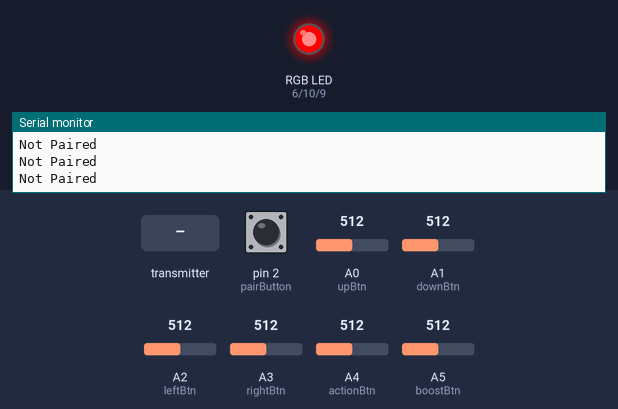
Recording of a program running on a simulated Arduino Nano, built with avr-gcc and run on an emulated ATmega328P. Shown: an RGB LED mixed from three pins (HIGH = lit), the last lines printed to the serial monitor. The inputs (shaded band) are chosen by the test bench; at power-on: pin 2 (pairButton) HIGH, A0 (upBtn) = 512, A1 (downBtn) = 512, A2 (leftBtn) = 512, A3 (rightBtn) = 512, A4 (actionBtn) = 512, A5 (boostBtn) = 512. No radio packets arrive unless stated.

Above: at 1.2 s.
1.3 s: pin 2 (pairButton) pulled LOW for 0.15 s
At 1.6 s:
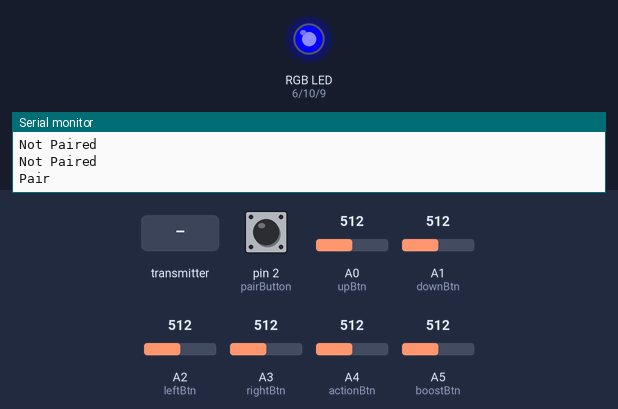
2.9 s: the transmitter starts sending id = 0
At 3.3 s:
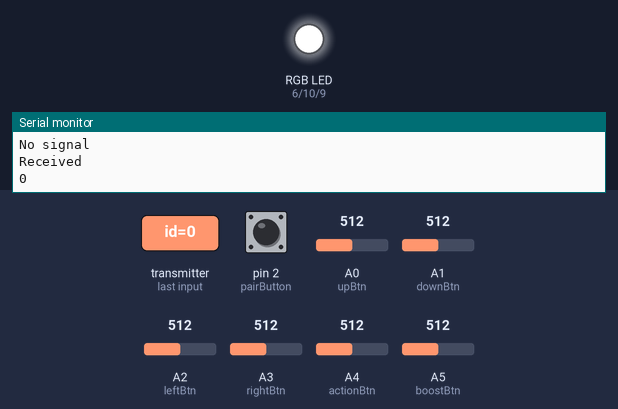
4.4 s: pin 2 (pairButton) pulled LOW for 3.2 s
At 4.8 s:
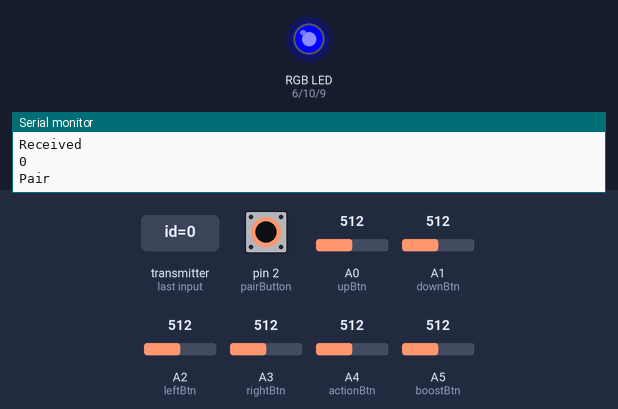
Timing chart, 0 to 9.5 s (numbered marks = the images above; inputs shaded):
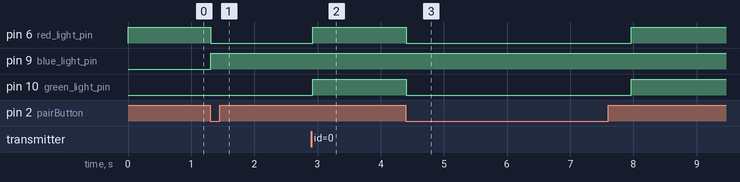

The program:

main.cpp
```cpp
#include <Arduino.h>
#include <SPI.h>
#include <nRF24L01.h>
#include <RF24.h>

//Radio Setup
RF24 radio(7, 8);  // CE, CSN
byte sAddresses[][6] = {"BasT","BasR"};

const bool autoPair = true;

//Radio Pair
typedef struct{
  int id = 0; // Each student will receive a id number
  bool paired = false;
}
pair;
pair pairData;


// Controller Ports
int leftBtn = A2;
bool leftValue = 0;
int rightBtn = A3;
bool rightValue = 0;
int upBtn = A0;
bool upValue = 0;
int downBtn = A1;
bool downValue = 0;

int actionBtn = A4;
bool actionValue = 0;
int boostBtn = A5;
bool boostValue = 0;

int leftSpeed = 0;
int rightSpeed = 0;

int red_light_pin= 6;
int green_light_pin = 10;
int blue_light_pin = 9;

int pairButton= 2;
boolean pairbuttonState;

//Controller Data
typedef struct{
  int leftSpeed = 90;   /*These values will be used as the initial values*/
  int rightSpeed = 90;
  bool leftTrigger = 0;
  bool rightTrigger = 0;
}
ctrl;
ctrl ctrlData;

void RGB_color(int red_light_value, int green_light_value, int blue_light_value){
  analogWrite(red_light_pin, red_light_value);
  analogWrite(green_light_pin, green_light_value);
  analogWrite(blue_light_pin, blue_light_value);
}

void pairNow(){
  delay(500);
  pairData.id = 0;
  pairData.paired = false;
  radio.begin();
  radio.setChannel(1);
  radio.stopListening();
  radio.openReadingPipe(1, sAddresses[0]);
  radio.startListening();
  radio.write( &pairData, sizeof(pairData) );

    while (!radio.available())
    {
      Serial.println("No signal");
    }

    if (radio.available())
    {
      pairbuttonState = false;
      Serial.println("Received");
      radio.read(&pairData, sizeof(pairData));
      Serial.println(pairData.id);
      pairData.paired = true;
      radio.setChannel(pairData.id);
      radio.stopListening();
      radio.openWritingPipe(sAddresses[0]);
    }

}

void getController(){
  //Serial.println("Get controls");
   pairbuttonState = !digitalRead(pairButton);


  if (analogRead(leftBtn) <= 100)
  {
    leftValue = true;
  }else{
    leftValue = false;
  }
  if (analogRead(rightBtn)<= 100)
  {
    rightValue = true;
  }else{
    rightValue = false;
  }
  if (analogRead(upBtn) <= 100)
  {
    upValue = true;
  }else{
    upValue = false;
  }
  if (analogRead(downBtn) <= 100)
  {
    downValue = true;
  }else{
    downValue = false;
  }

  if (analogRead(actionBtn) <= 100)
  {
    actionValue = true;
  }else{
    actionValue = false;
  }
    if (analogRead(boostBtn) <= 100)
  {
    boostValue = true;
  }else{
    boostValue = false;
  }
  // Serial.println(analogRead(rightBtn));

  // Serial.println(analogRead(boostBtn));
  // Serial.println(analogRead(upBtn));
  // Serial.println(upValue);
  // Serial.println(downValue);
   //Serial.println(leftValue);

  leftSpeed = 0;
  rightSpeed = 0;


  if (upValue)
  {
    leftSpeed = 90;
    rightSpeed = 90;
  }
  if (downValue)
  {
    leftSpeed = 50;
    rightSpeed = 50;
  }

  if (leftValue)
  {
    leftSpeed = 50;
    rightSpeed = 90;
  }

  if (rightValue)
  {
    leftSpeed = 90;
    rightSpeed = 50;
  }

  //Serial.println(leftSpeed);
  // Serial.println(rightSpeed);


}

void sendData(){
  ctrlData.leftTrigger = actionValue;
  ctrlData.rightTrigger = boostValue;
  ctrlData.leftSpeed = leftSpeed;
  ctrlData.rightSpeed = rightSpeed;
  // Serial.println(ctrlData.rightTrigger);
  radio.write( &ctrlData, sizeof(ctrlData) );

}

void setup() {
  Serial.begin(9600);
  Serial.println("Remote Init");

  if (!autoPair)
  {
    radio.begin();
    radio.setChannel(pairData.id);
    radio.openWritingPipe(sAddresses[0]);
    radio.stopListening();
    Serial.println("Manual Pair");
    pairData.paired = true;
  } else{
    Serial.println("Auto Pair");
  }

  pinMode(actionBtn,INPUT_PULLUP);
  pinMode(boostBtn,INPUT_PULLUP);
  pinMode(pairButton,INPUT_PULLUP);

  pinMode(leftBtn,INPUT_PULLUP);
  pinMode(rightBtn,INPUT_PULLUP);
  pinMode(upBtn,INPUT_PULLUP);
  pinMode(downBtn,INPUT_PULLUP);

  pinMode(red_light_pin,OUTPUT);
  pinMode(green_light_pin,OUTPUT);
  pinMode(blue_light_pin,OUTPUT);


  //pairbuttonState = true;

    RGB_color(255, 0, 0); // Red
  //radio.setPALevel(RF24_PA_LOW); //Default Max Power

}

void loop() {
  getController();
  if (pairbuttonState)
  {
    pairData.paired = false;
    Serial.println("Pair");
    RGB_color(0, 0, 255); // Blue
    pairNow();
  }

  if (!pairData.paired)
  {
    Serial.println("Not Paired");

    RGB_color(255, 0, 0); // Red
  }else {
    // Serial.println("Paired");
    RGB_color(255, 255, 255); // White
    sendData();
  }

}
```

Measured:
- after the input at 1.3 s, pin 6 (red_light_pin): HIGH → LOW at once; pin 9 (blue_light_pin): LOW → HIGH at once
- after the input at 2.9 s, pin 6 (red_light_pin), pin 10 (green_light_pin): LOW → HIGH at once
- after the input at 4.4 s, pin 6 (red_light_pin), pin 10 (green_light_pin): HIGH → LOW at once, → HIGH 3.6 s later
